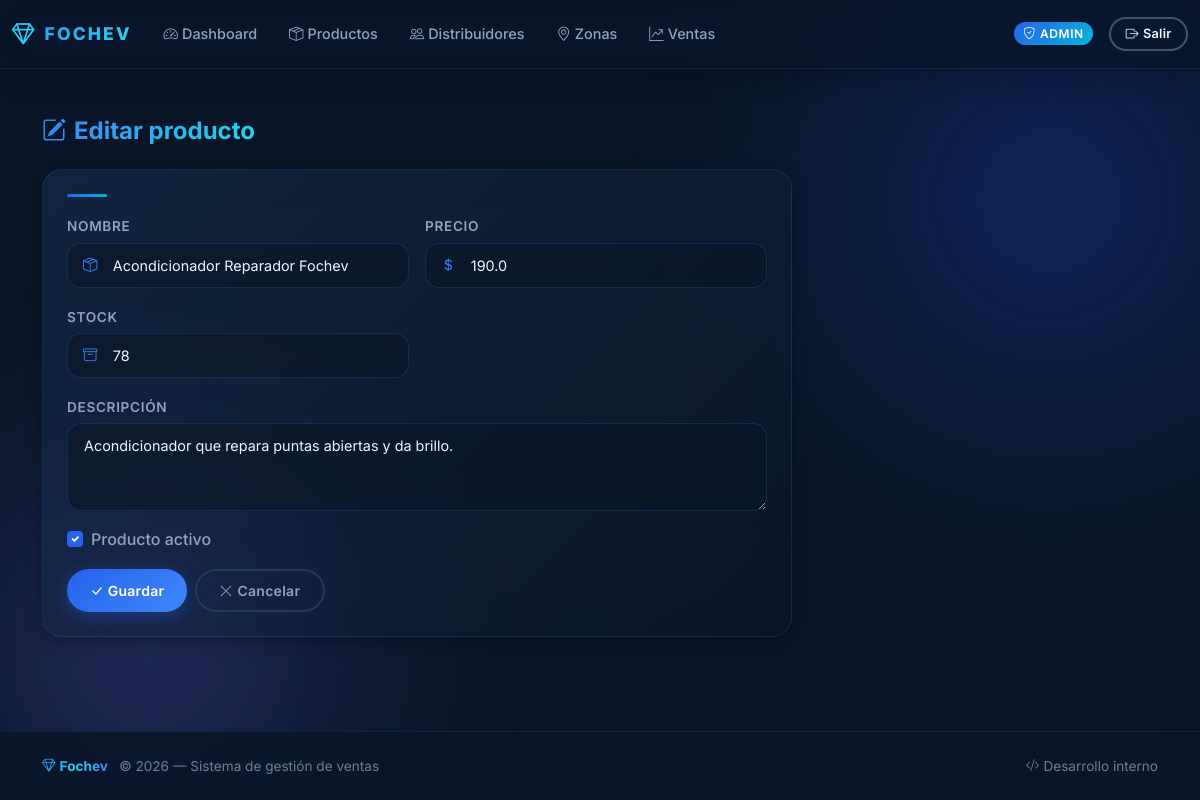
The page /admin/products/2/edit (signed in) on the database its author committed.
### app.py (models this page shows)
class Product(db.Model):
    __tablename__ = "products"
    id = db.Column(db.Integer, primary_key=True)
    name = db.Column(db.String(150), nullable=False)
    description = db.Column(db.Text, nullable=True)
    price = db.Column(db.Float, nullable=False)
    stock = db.Column(db.Integer, nullable=False, default=0)
    active = db.Column(db.Boolean, default=True, nullable=False)
    order_items = db.relationship("OrderItem", back_populates="product", lazy=True)

### app.py (the view, shortened to what this page needs)
@app.route("/admin/products/<int:product_id>/edit", methods=["GET", "POST"])
@login_required(role="admin")
def admin_product_edit(product_id):
    p = db.session.get(Product, product_id)
    if not p:
        flash("Producto no encontrado.", "danger")
        return redirect(url_for("admin_products"))
    return render_template("admin_product_form.html", product=p)

### app.py (called while the page is built)
@app.before_request
def ensure_db_initialized():
    global _db_initialized
    if not _db_initialized:
        _init_db()

def get_current_user():
    user_id = session.get("user_id")
    if not user_id:
        return None
    return db.session.get(User, user_id)

def login_required(role=None):
    def decorator(fn):
        @wraps(fn)
        def wrapper(*args, **kwargs):
            user = get_current_user()
            if not user:
                flash("Debes iniciar sesión primero.", "warning")
                return redirect(url_for("login"))
            if role and user.role != role:
                flash("No tienes permiso para acceder a esta sección.", "warning")
                return redirect(url_for("index"))
            return fn(*args, **kwargs)
        return wrapper
    return decorator

@app.context_processor
def inject_now():
    return {"now": datetime.utcnow()}

### templates/admin_product_form.html (shortened to what this page needs)
{% extends "base.html" %}
{% if product %}
{% set page_title = "Editar producto" %}
{% set page_icon = "bi-pencil-square" %}
{% else %}
{% set page_title = "Nuevo producto" %}
{% set page_icon = "bi-plus-circle" %}
{% endif %}
{% block content %}
<div class="page-header animate-in">
    <h1 class="h4">
        <i class="bi {{ page_icon }} me-2" style="color: var(--cyan-400);"></i>{{ page_title }}
    </h1>
</div>
<div class="card animate-in animate-in-1" style="max-width: 750px;">
    <div class="card-body">
        <div class="accent-line"></div>
        <form method="post" class="row g-3">
            <div class="col-md-6">
                <label for="name" class="form-label">Nombre</label>
                <div class="input-icon-group">
                    <i class="bi bi-box-seam input-icon"></i>
                    <input type="text" class="form-control" id="name" name="name"
                        value="{{ product.name if product else '' }}" required>
                </div>
            </div>
            <div class="col-md-6">
                <label for="price" class="form-label">Precio</label>
                <div class="input-icon-group">
                    <i class="bi bi-currency-dollar input-icon"></i>
                    <input type="number" class="form-control" id="price" name="price" min="0" step="0.01"
                        value="{{ product.price if product else '' }}" required>
                </div>
            </div>
            <div class="col-md-6">
                <label for="stock" class="form-label">Stock</label>
                <div class="input-icon-group">
                    <i class="bi bi-archive input-icon"></i>
                    <input type="number" class="form-control" id="stock" name="stock" min="0"
                        value="{{ product.stock if product else 0 }}" required>
                </div>
            </div>
            <div class="col-md-12">
                <label for="description" class="form-label">Descripción</label>
                <textarea class="form-control" id="description" name="description"
                    rows="3">{{ product.description if product else '' }}</textarea>
            </div>
            <div class="col-md-12">
                <div class="form-check">
                    <input class="form-check-input" type="checkbox" id="active" name="active" {% if not product or
                        product.active %}checked{% endif %}>
                    <label class="form-check-label" for="active">
                        Producto activo
                    </label>
                </div>
            </div>
            <div class="col-12 d-flex gap-2">
                <button type="submit" class="btn btn-primary">
                    <i class="bi bi-check-lg me-1"></i>Guardar
                </button>
                <a href="{{ url_for('admin_products') }}" class="btn btn-outline-secondary">
                    <i class="bi bi-x-lg me-1"></i>Cancelar
                </a>
            </div>
        </form>
    </div>
</div>
{% endblock %}

### rows shown on the page
Product: name "Acondicionador Reparador Fochev", price "190.0", stock "78", description "Acondicionador que repara puntas abiertas y da brillo.", active "☑"

### other values the page prints
{{ page_title }} "Editar producto"
